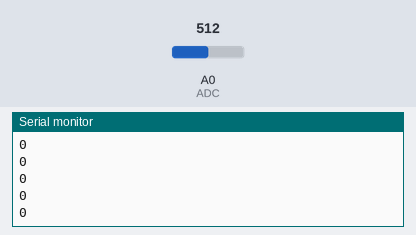
A sketch run on a simulated Arduino Uno, built with avr-gcc and run on an emulated ATmega328P. On the bench: the last lines printed to the serial monitor. The test bench sets the inputs (shaded band); at power-on: A0 (ADC) = 512.

Above: at 1.2 s.
1.3 s: A0 (ADC) set to 900
At 1.9 s:
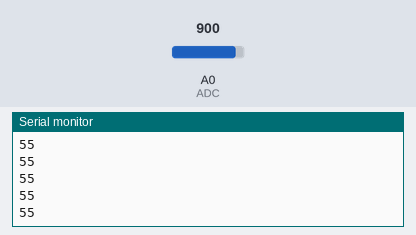
2.8 s: A0 (ADC) set to 1023
At 3.6 s:
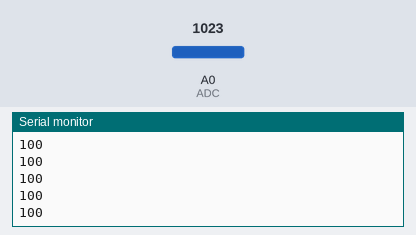
Timing chart, 0 to 5.8 s (numbered marks = the images above; inputs shaded):
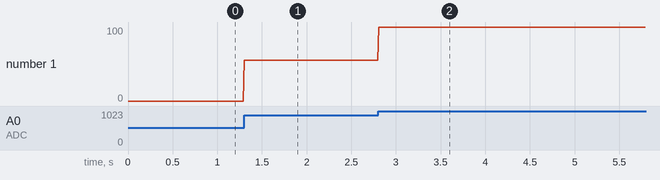

Measured:
- after the input at 1.3 s, the serial monitor: prints a new line at once (image 1)
- after the input at 2.8 s, the serial monitor: prints a new line at once (image 2)
- plotted number 1: 0 → 55 after the input at 1.3 s, 55 → 100 after the input at 2.8 s

The sketch:

potenciometro_linear_suspensao.ino
```cpp
//------------------------------------------------------------
/* EESC - USP Guepardo / Lucas Bosso de Mello + Gustavo Garcia
   Código para leitura do potenciômetro linear da sensor do tanque de combustível
   25/08/2024
*/

# define ADC 0 // porta analógica A0

// ------------------------------------------------------------------------
// Configuração GPIO , periféricos, etc:

void setup ( void )
{
  // initialize serial communication at 9600 bits per second:
  Serial.begin ( 9600 );

  // Configuração do ADC:
  analogReference ( DEFAULT ) ; // faixa de tensões elétricas de entrada : 0 V − 5 V
 }

// ------------------------------------------------------------------------

// Loop principal
void loop ( void )
{
// ------------------------------------------------------------------------

  // Declaração das variáveis
  int leitura = 0; // leitura analógica
  int deformacao = 0; // leitura mapeada
  int valor_tanque = 0; // leitura do tanque de 0 a 100
  int porcentagem_tanque = 0; // porcentagem tanque limitada de 0 a 100


// ------------------------------------------------------------------------

  // Leitura da tensão analógica no pino A0:
  leitura = analogRead (ADC); // analogRead ( pin );
  valor_tanque = map(leitura,783,993,0,100);

  // Limitar a porcentagem para garantir que está entre 0% e 100%
  porcentagem_tanque = constrain(valor_tanque, 0, 100);

  // ------------------------------------------------------------------------
  // Imprimir leitura na porta serial:
  Serial.println(porcentagem_tanque);
  delay(10);
}
```
